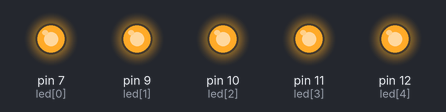
Bench run of a sketch on a simulated Arduino Uno, built with avr-gcc and run on an emulated ATmega328P. Parts: output pins drawn as LEDs (lit = HIGH).

Above: at 0.5 s.
At 10.75 s:
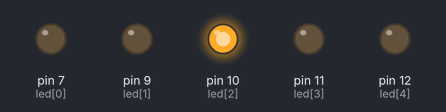
At 11.95 s:
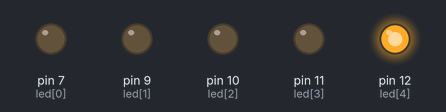
At 13.25 s:
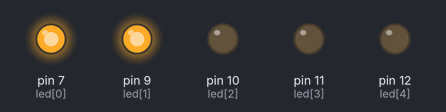
At 15.85 s:
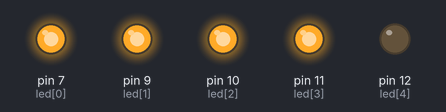
At 21.0 s:
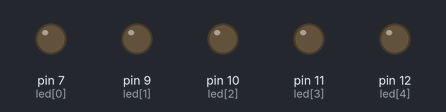
Timing chart, 0 to 22.8 s (numbered marks = the images above):
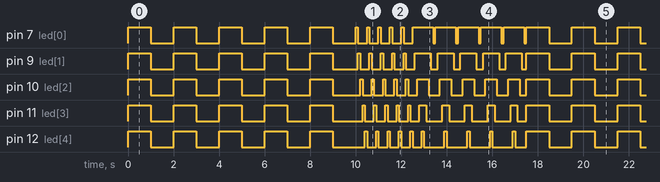

The sketch:

blink.ino
```cpp
#define LED_BUILTIN 13
int led[]={7,9,10,11,12};
int NUM =5;
int counttime = 5;
void setup() {
  for(int ii=0;ii<NUM;ii++)
  {
    pinMode(led[ii],OUTPUT);
    digitalWrite(led[ii],LOW);
  }
}
void loop() {
  for(int jj=0;jj<counttime;jj++){
      for(int ii=0;ii<NUM;ii++)
      {
          digitalWrite(led[ii], HIGH);
      }
      delay(1000);
      for(int ii=0;ii<NUM;ii++)
      {
          digitalWrite(led[ii], LOW);
      }
      delay(1000);
  }

  for(int jj=0;jj<counttime;jj++){
      for(int ii=0;ii<NUM;ii++)
      {
          digitalWrite(led[ii], HIGH);
          delay(100);
          digitalWrite(led[ii], LOW);
      }
  }
  for(int jj=0;jj<counttime;jj++){
      for(int ii=0;ii<NUM;ii++)
      {
          digitalWrite(led[ii], HIGH);
          delay(100);
      }
    for(int ii=NUM-1;ii>=0;ii--)
      {
          digitalWrite(led[ii], LOW);

          delay(100);
      }
  }
}
```

Measured:
- by itself, pin 7 (led[0]), pin 9 (led[1]), pin 10 (led[2]), pin 11 (led[3]), pin 12 (led[4]): moves between LOW and HIGH, repeating every 17.5 s
- by itself, everything shown: repeats every 17.5 s, in 85 steps
